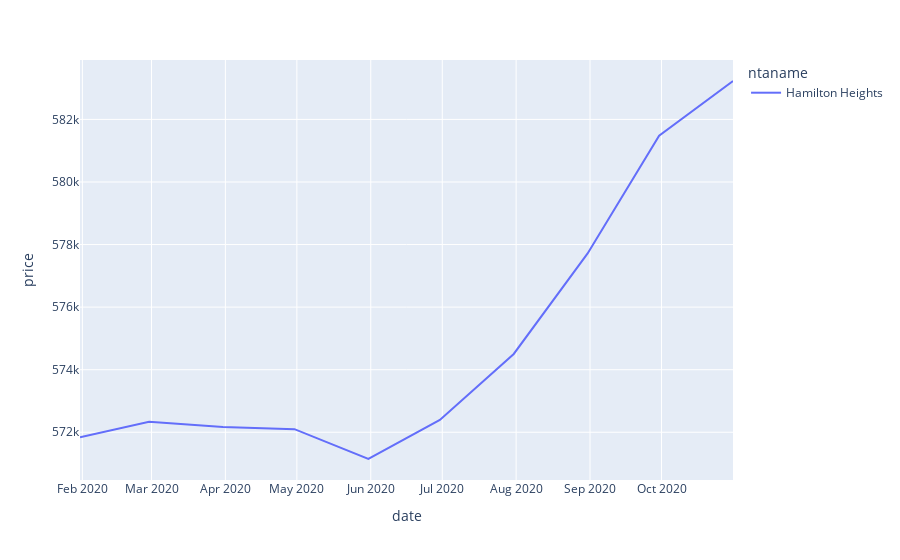

The notebook cell this image was saved under:
### Code cell
default_sf = new_frame.loc[(new_frame["ntaname"] == 'Hamilton Heights') & (new_frame["boro_name"] == 'Manhattan')]
tr = sf.iloc[:, len(default_sf.columns)-len(dates):].T
tr.reset_index(inplace=True)
tr.columns = ['date', 'price']
tr['ntaname'] = 'Hamilton Heights'
tr['boro_name'] = 'Manhattan'

scatter_fig = px.line(tr, x='date', y='price', color='ntaname')

scatter_fig.show()

### Figure 1 — Plotly figure (JSON) as saved in the notebook; plotly's stock layout.template omitted (floating-point values rounded to 4 significant figures)
{"data": [{"hovertemplate": "ntaname=Hamilton Heights<br>date=%{x}<br>price=%{y}<extra></extra>", "legendgroup": "Hamilton Heights", "line": {"color": "#636efa", "dash": "solid"}, "mode": "lines", "name": "Hamilton Heights", "orientation": "v", "showlegend": true, "type": "scatter", "x": ["2020-01-31", "2020-02-29", "2020-03-31", "2020-04-30", "2020-05-31", "2020-06-30", "2020-07-31", "2020-08-31", "2020-09-30", "2020-10-31"], "xaxis": "x", "y": [571840, 572333, 572168, 572098, 571145, 572393, 574503, 577717, 581482, 583228], "yaxis": "y"}], "layout": {"legend": {"title": {"text": "ntaname"}, "tracegroupgap": 0}, "margin": {"t": 60}, "xaxis": {"anchor": "y", "domain": [0, 1], "title": {"text": "date"}}, "yaxis": {"anchor": "x", "domain": [0, 1], "title": {"text": "price"}}}}
